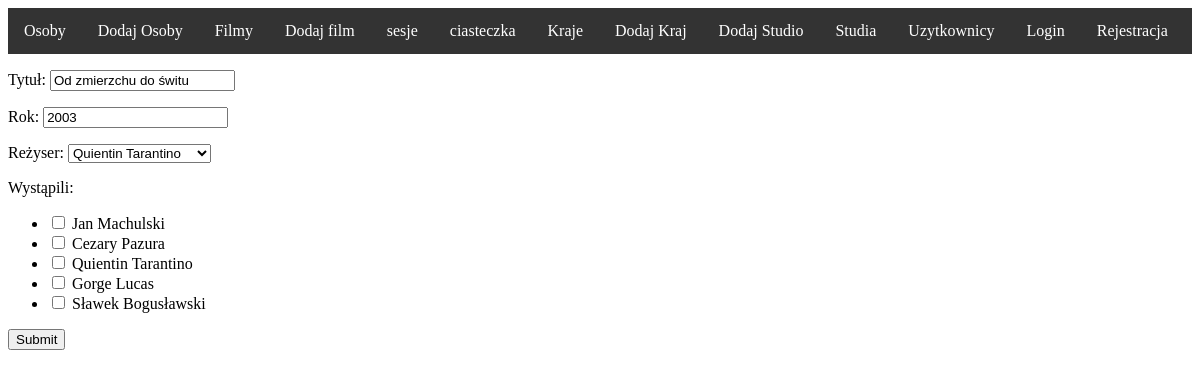
The app's page /movie/2/ with its own data.
### filmweb/models.py (models this page shows, shortened)
class Movie(models.Model):
    title = models.CharField(max_length=20)
    year = models.IntegerField()
    directed_by = models.ForeignKey(Person, on_delete=models.CASCADE, null=True, related_name='directed')
    actors = models.ManyToManyField(Person, related_name='played_in')
    studio = models.ForeignKey(Studio, on_delete=models.CASCADE,default=1)

class Person(models.Model):
    first_name = models.CharField(max_length=20)
    last_name = models.CharField(max_length=20)
    def __str__(self):
        return f"{self.first_name} {self.last_name}"

### filmweb/views.py (the view, shortened to what this page needs)
# urls.py: path('movie/<int:id>/', views.detail_movie_view, name='movie'),
def detail_movie_view(request, id):
    object = Movie.objects.get(id=id)
    persons = Person.objects.all()
    if request.method == 'GET':
        return render(request, "movie_detail.html",  {'movie':object, 'persons':persons})

### templates/movie_detail.html (shortened to what this page needs)
{% extends 'base.html' %}
{% block content %}
<div>
    <form method="post">
    <p>Tytuł: <input type="text" value="{{ movie.title }}" name="title"> </p>
    <p>Rok: <input type="number" value="{{ movie.year }}" name="year"></p>
        <p>Reżyser:
        <select name="directed_by">
            {% for osoba in persons %}
                {% if osoba == movie.directed_by %}
                    <option selected value="{{ osoba.id }}">{{ osoba }}</option>
                {% else %}
                    <option value="{{ osoba.id }}">{{ osoba }}</option>
                {% endif %}
            {% endfor %}
        </select>
        </p>
    <p>Wystąpili:
        <ul>
        {% for actor in persons %}
                {% if actor in movie.actors.all %}
                    <li><input name='actors' type="checkbox" checked value="{{ actor.id }}"> {{ actor }}</li>
                {% else %}
                    <li><input name='actors' type="checkbox" value="{{ actor.id }}"> {{ actor }}</li>
            {% endif %}
        {% endfor %}
        </ul>
    </p>
        <input type="submit">
    </form>
</div>
{% endblock %}

### records on screen
Movie: title "Od zmierzchu do świtu", year "2003"
Person: first_name+last_name "Jan Machulski"
Person: first_name+last_name "Cezary Pazura"
Person: first_name+last_name "Quientin Tarantino"
Person: first_name+last_name "Gorge Lucas"
Person: first_name+last_name "Sławek Bogusławski"

### other values on screen
form field directed_by "Quientin Tarantino"
